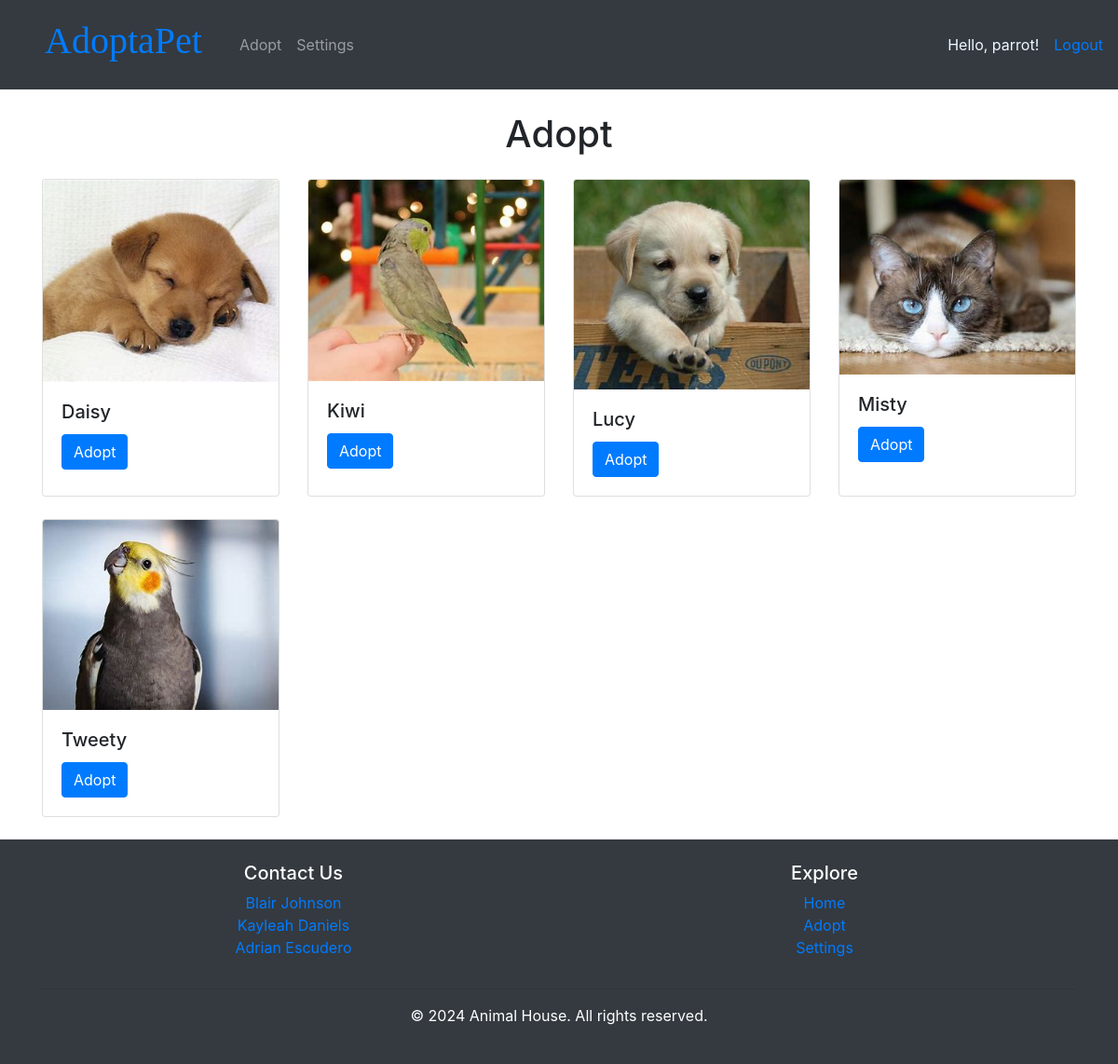
Before: /pets/ (signed in) with the older database file.
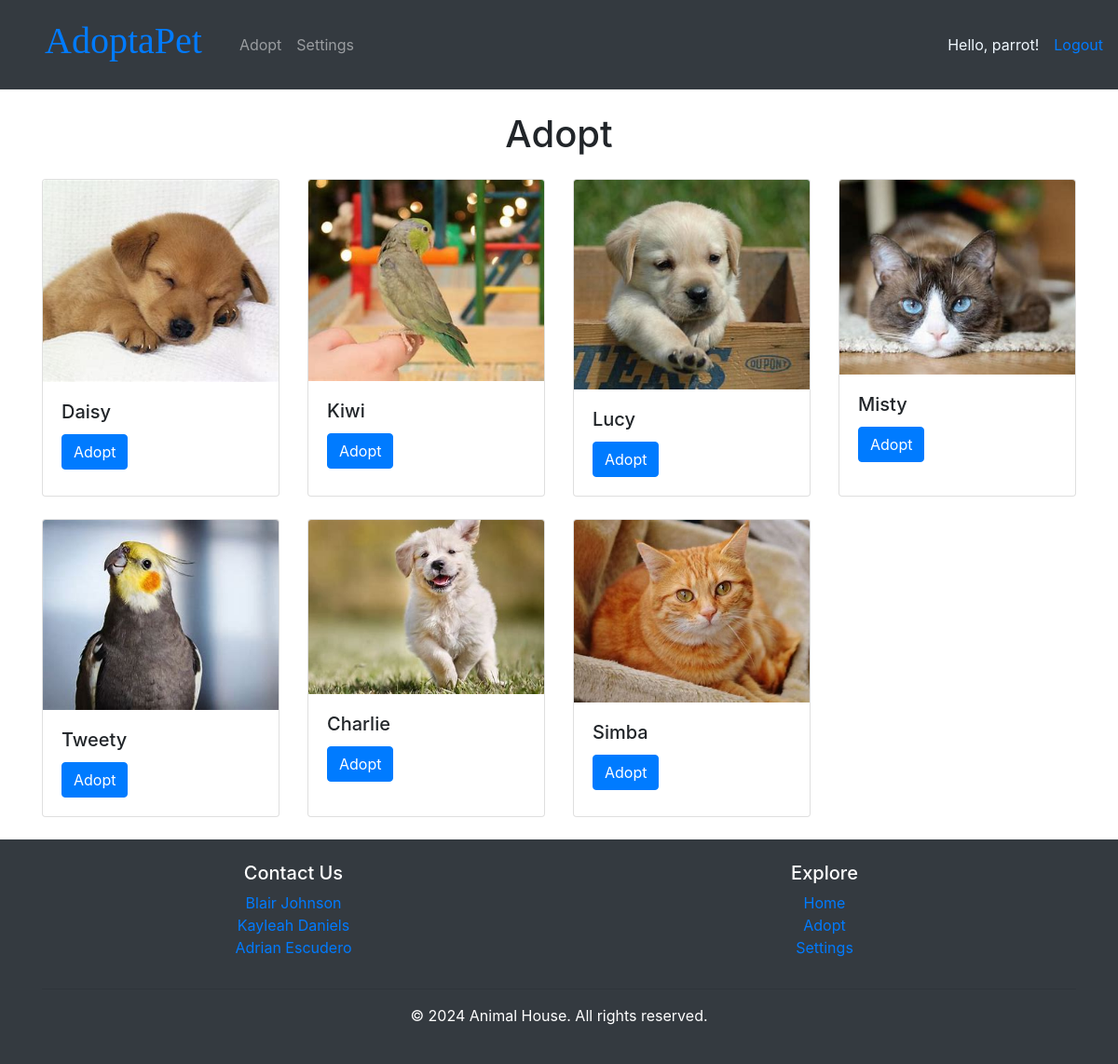
After: the same page with the newer database file.
### app/models.py (models this page shows, shortened)
class Pet(models.Model):
        GENDER = (
		('Male', 'Male'),
		('Female', 'Female'),
	)
        STATUS = (
        ('Adopted', 'Adopted'),
        ('Available', 'Available'),
	)
        name = models.CharField(max_length=200, null=True)
        age = models.IntegerField()
        gender = models.CharField(max_length=200, null=True, choices=GENDER)
        description = models.CharField(max_length=1000, null=True)
        pet_pic = models.ImageField(upload_to="pets_pics")
        status = models.CharField(max_length=200, default="Available", choices=STATUS)
        owner = models.ForeignKey(Owner, null=True, on_delete=models.CASCADE)
        date_created = models.DateTimeField(auto_now_add=True, null=True)

### app/decorators.py (the view)
		def wrapper_func(request, *args, **kwargs):
			group = None
			if request.user.groups.exists():
				group = request.user.groups.all()[0].name
			if group in allowed_roles:
				return view_func(request, *args, **kwargs)
			else:
				return HttpResponse("You are not authorized to view this page")

### app/views.py (called while the page is built)
@login_required(login_url="login")
@allowed_users(allowed_roles=["admin", "owner"])
def petsPage(request):
    pets = Pet.objects.filter(status='Available')
    return render(request, 'pets.html', {'pets': pets})

### app/templates/pets.html
{% extends "base.html" %} {% block content %}
<br />
<center>
  <h1>Adopt</h1>
</center>
<div class="container mt-4">
  <div class="row">
    {% for pet in pets %}
    <div class="col-md-3 mb-4">
      <div class="card">
        <img
          src="{{ pet.pet_pic.url }}"
          class="card-img-top"
          alt="{{ pet.name }} Image"
        />
        <div class="card-body">
          <h5 class="card-title">{{ pet.name }}</h5>
          {% if not request.user.is_staff %}
          <a href="{% url 'adopt' id=pet.id %}" class="btn btn-primary"
            >Adopt</a
          >
          {% endif %}
        </div>
      </div>
    </div>
    {% endfor %}
  </div>
</div>
{% endblock content %}

### app/templates/base.html (shortened to what this page needs)
{% load static %}
<!DOCTYPE html>
<html lang="en">
  <head>
    <link rel="stylesheet" href="{% static "styles.css" %}">
    <link rel="stylesheet" href="{% static "pets.css" %}">
    <link
      rel="stylesheet"
      href="https://stackpath.bootstrapcdn.com/bootstrap/4.3.1/css/bootstrap.min.css"
    />
  </head>
  <body>
    <nav class="navbar navbar-expand-lg navbar-dark bg-dark">
        <div class="collapse navbar-collapse" id="navbarNav">
          <div class='AnimalHouse'><h1><a href="{% url "home" %}">AdoptaPet</a><h1></div>
            <ul class="navbar-nav">
              {% if request.user.is_authenticated %}
                  {% if request.user.is_staff %}
                      <li class="nav-item">
                          <a class="nav-link" href="{% url "pets" %}">Animals</a>
                      </li>
                      <li class="nav-item">
                          <a class="nav-link" href="{% url "dash" %}">Admin</a>
                      </li>
                  {% else %}
                      <li class="nav-item">
                          <a class="nav-link" href="{% url "pets" %}">Adopt</a>
                      </li>
                      <li class="nav-item">
                          <a class="nav-link" href="{% url "settings" %}">Settings</a>
                      </li>
                  {% endif %}
              {% endif %}
          </ul>
          <div class="d-flex ml-auto">
              {% if request.user.is_authenticated %}
                  <span class="hello-msg mr-3">Hello, {{ request.user }}!</span>
                  <a class="hello-msg" href="{% url "logout" %}">Logout</a>
              {% else %}
                  <a class="hello-msg" href="{% url "login" %}">Sign In</a>
              {% endif %}
          </div>
      </nav>
    {% block content %}{% endblock content %}
    <footer class="bg-dark text-white">
      <div class="container py-4">
          <div class="row">
              <div class="col-md">
                {% if not request.user.is_staff %}
                  <h5>Contact Us</h5>
                  <ul class="list-unstyled">
                      <li><a href="https://www.linkedin.com/in/blair-johnson-47536927b/" target="_blank">Blair Johnson</a></li>
                      <li><a href="https://www.linkedin.com/in/kayleah-daniels-29041b290/" target="_blank">Kayleah Daniels</a></li>
                      <li><a href="https://www.linkedin.com/in/adrian-escudero-a5336a27b/" target="_blank">Adrian Escudero</a></li>
                  </ul>
              </div>
                  <div class="col-md">
                      <h5>Explore</h5>
                      <ul class="list-unstyled">
                          <li><a href="{% url "home" %}">Home</a></li>
                          <li><a href="{% url "pets" %}">Adopt</a></li>
                          <li><a href="{% url "settings" %}">Settings</a></li>
                      </ul>
                  </div>
              {% endif %}
          </div>
          <hr />
          <p class="text-center">&copy; 2024 Animal House. All rights reserved.</p>
      </div>
  </footer>
    </body>
  </body>
</html>

### app/static/styles.css (style rules this page uses)
html, body { height: 100%; margin: 0; }
.mr-3 { color: aliceblue; }
footer { display: flex; justify-content: flex-end; position: relative; left: 0; bottom: 0; width: 100%; text-align: center; }
.AnimalHouse { color: rgb(246, 251, 255); font-family: Georgia, 'Times New Roman', Times, serif; margin: 1.5vh 4vh ; }

### app/static/pets.css (style rules this page uses)
.card { height: 100%; display: flex; flex-direction: column; }
.card img { flex-grow: 1; object-fit: cover; }

Changed rows visible on the page:
added Pet: pet_pic (picture), name "Charlie"
added Pet: pet_pic (picture), name "Simba"
